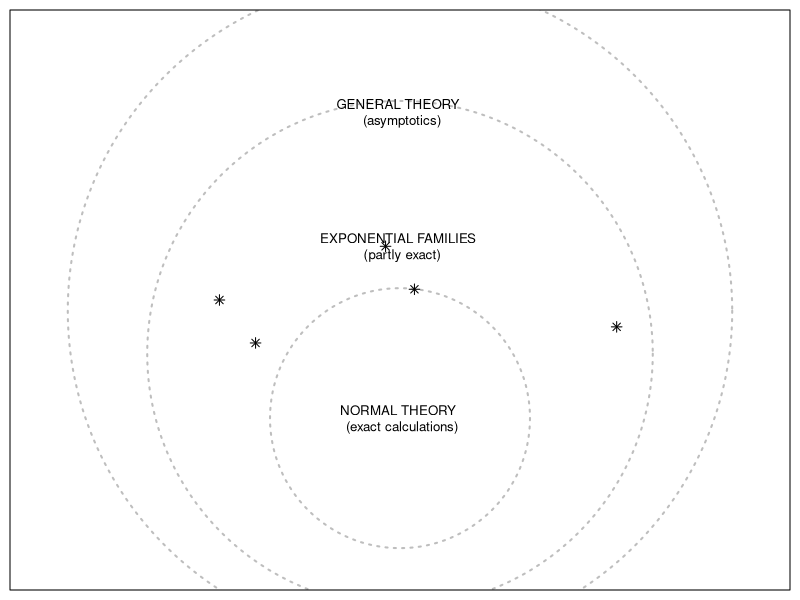
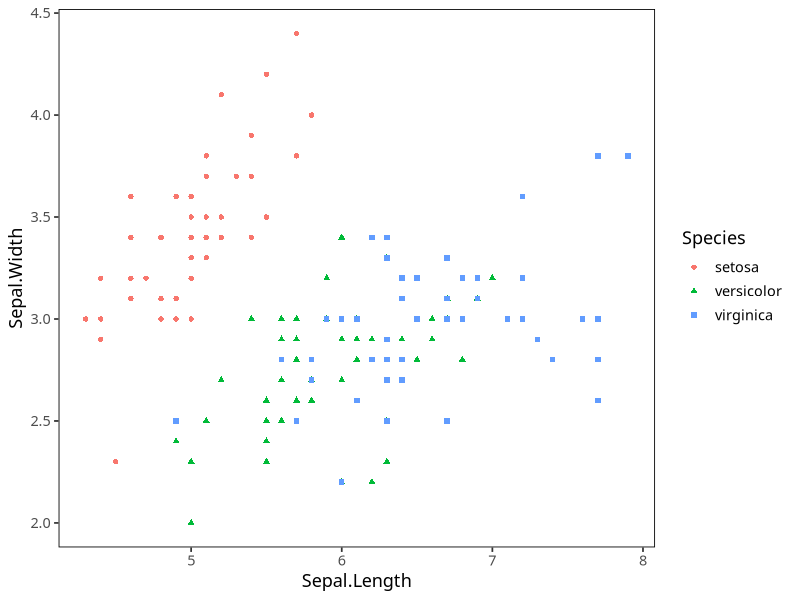

The R source for these figures, in order:
## ---- chunk 1
par(mar = rep(0.5, 4))
plot(c(0, 10), c(0, 10), ann = F, axes = F, type = "n")
symbols(c(5, 5, 5), c(2.8, 4.0, 4.8),
  circles = c(1.8, 3.5, 4.6), lwd = 2, inches = F,
  fg = c("gray", "gray", "gray"), add = TRUE, lty = c("dotted", "dashed", "solid")
)
text(x = 5, y = 2.8, labels = "NORMAL THEORY \n (exact calculations)", cex = .8)
text(x = 5, y = 6.0, labels = "EXPONENTIAL FAMILIES \n (partly exact)", cex = .8)
text(x = 5, y = 8.5, labels = "GENERAL THEORY \n (asymptotics)", cex = .8)
points(x = 5.2, y = 5.2, pch = 8, col = "black")
points(x = 4.8, y = 6.0, pch = 8, col = "black")
points(x = 2.5, y = 5.0, pch = 8, col = "black")
points(x = 3.0, y = 4.2, pch = 8, col = "black")
points(x = 8.0, y = 4.5, pch = 8, col = "black")
box()
## ---- chunk 2
library(ggplot2)
ggplot(data = iris, aes(Sepal.Length, Sepal.Width)) +
  geom_point(aes(color = Species, shape = Species)) +
  theme_bw(base_size = 13, base_family = "xkcd") +
  theme(
    panel.border = element_rect(color = "black"),
    panel.grid = element_blank()
  )
## ---- chunk 3
# automatically create a bib database for R packages
knitr::write_bib(c(
  .packages(), 'bookdown', 'knitr', 'rmarkdown'
), 'packages.bib')
